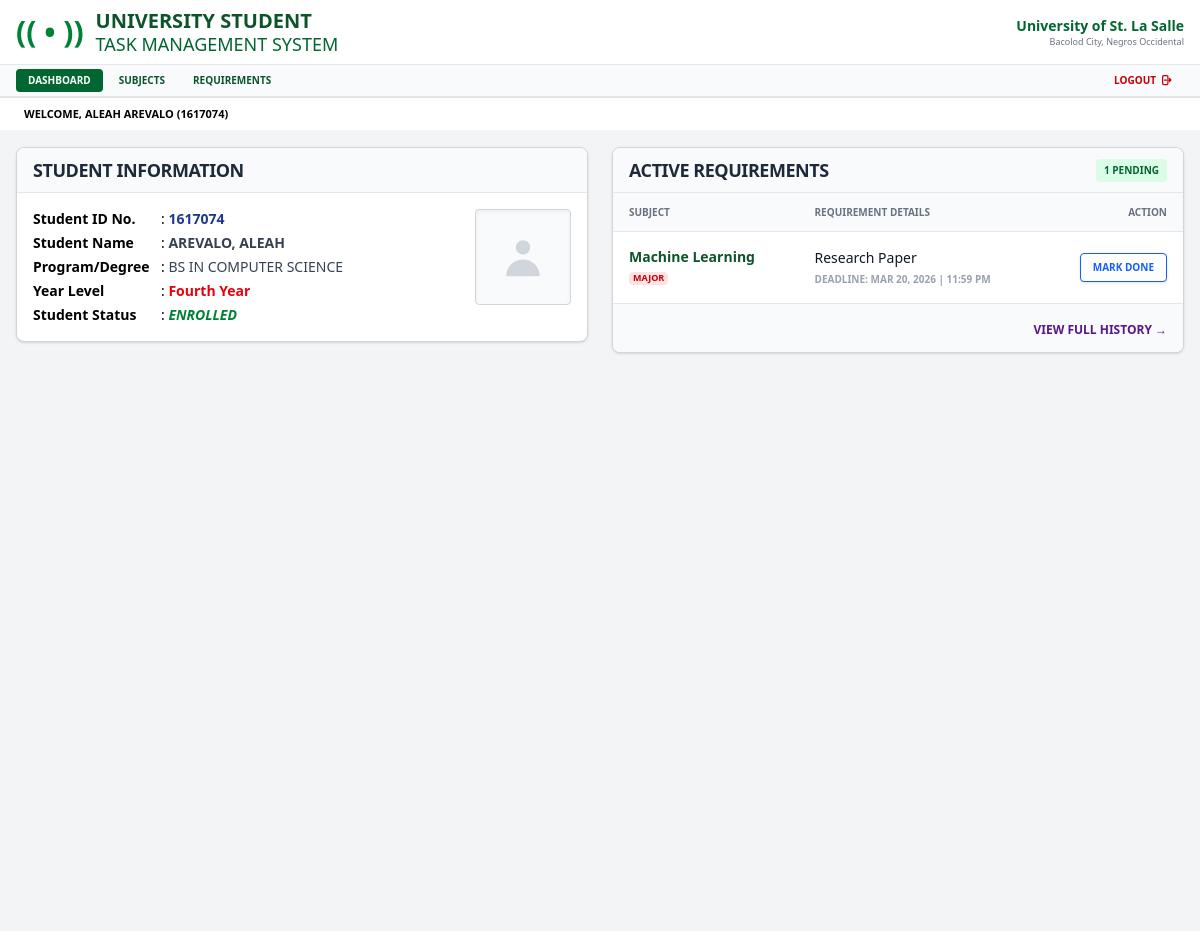
The app's page / (signed in) with its own data.
### assignmenttracker/models.py (models this page shows, shortened)
class Assignment(models.Model):
    CATEGORY_CHOICES = [
        ('PROJECT', 'Project'),
        ('ASSIGNMENT', 'Assignment'),
        ('GROUPWORK', 'Groupwork'),
    ]
    user = models.ForeignKey(User, on_delete=models.CASCADE, null=True, blank=True, related_name='assignments')
    title = models.CharField(max_length=255)
    subject = models.ForeignKey(Subject, on_delete=models.CASCADE)
    category = models.CharField(max_length=20, choices=CATEGORY_CHOICES, default='ASSIGNMENT')
    is_major = models.BooleanField(default=False)
    due_date = models.DateTimeField()
    is_completed = models.BooleanField(default=False)

class Subject(models.Model):
    user = models.ForeignKey(User, on_delete=models.CASCADE, related_name='subjects', null=True)
    name = models.CharField(max_length=100)
    code = models.CharField(max_length=10)
    days = models.CharField(max_length=50) # Removed placeholder
    time = models.TimeField()

### assignmenttracker/views.py (the view)
# urls.py: path('', views.dashboard, name='dashboard'),
@login_required
def dashboard(request):
    assignments = Assignment.objects.filter(user=request.user, is_completed=False).order_by('due_date')
    return render(request, 'assignmenttracker/dashboard.html', {'assignments': assignments})

### assignmenttracker/templates/assignmenttracker/dashboard.html (shortened to what this page needs)
{% extends 'base.html' %}
{% block content %}
<div class="bg-gray-100 min-h-screen p-4">
    <div class="max-w-full mx-auto grid grid-cols-1 lg:grid-cols-2 gap-6">
        <div class="space-y-6">
            <div class="bg-white rounded-lg shadow-sm border border-gray-300 overflow-hidden">
                <div class="px-4 py-2 border-b border-gray-200 bg-gray-50">
                    <h3 class="font-bold text-lg text-gray-800 uppercase tracking-tight">Student Information</h3>
                </div>
                <div class="p-4 flex gap-6">
                    <div class="flex-1 text-sm space-y-1">
                        <p><span class="font-bold w-32 inline-block">Student ID No.</span>: <span class="text-blue-900 font-bold">1617074</span></p>
                        <p><span class="font-bold w-32 inline-block">Student Name</span>: <span class="text-gray-700 font-bold">{{ user.last_name|upper }}, {{ user.first_name|upper }}</span></p>
                        <p><span class="font-bold w-32 inline-block">Program/Degree</span>: <span class="text-gray-700">BS IN COMPUTER SCIENCE</span></p>
                        <p><span class="font-bold w-32 inline-block">Year Level</span>: <span class="text-red-600 font-bold">Fourth Year</span></p>
                        <p><span class="font-bold w-32 inline-block">Student Status</span>: <span class="text-green-700 font-bold italic">ENROLLED</span></p>
                    </div>
                    <div class="w-24 h-24 border border-gray-300 bg-gray-50 flex items-center justify-center rounded shadow-inner">
                        <svg xmlns="http://www.w3.org/2000/svg" class="h-12 w-12 text-gray-300" viewBox="0 0 20 20" fill="currentColor">
                            <path fill-rule="evenodd" d="M10 9a3 3 0 100-6 3 3 0 000 6zm-7 9a7 7 0 1114 0H3z" clip-rule="evenodd" />
                        </svg>
                    </div>
                </div>
            </div>
        </div>
        <div class="space-y-6">
            <div class="bg-white rounded-lg shadow-sm border border-gray-300 overflow-hidden">
                <div class="px-4 py-2 border-b border-gray-200 bg-gray-50 flex justify-between items-center">
                    <h3 class="font-bold text-lg text-gray-800 uppercase tracking-tight">Active Requirements</h3>
                    <span class="bg-green-100 text-green-800 text-[10px] px-2 py-1 rounded font-black uppercase">
                        {{ assignments.count }} Pending
                    </span>
                </div>
                <div class="p-0">
                    <table class="w-full text-left text-sm">
                        <thead class="bg-gray-50 text-gray-500 uppercase text-[10px] border-b border-gray-200">
                            <tr>
                                <th class="px-4 py-3">Subject</th>
                                <th class="px-4 py-3">Requirement Details</th>
                                <th class="px-4 py-3 text-right">Action</th>
                            </tr>
                        </thead>
                        <tbody class="divide-y divide-gray-100">
                            {% for task in assignments %}
                            <tr class="hover:bg-green-50/30 transition-colors group">
                                <td class="px-4 py-4 align-top">
                                    <span class="font-black text-green-900 block leading-tight">{{ task.subject.name }}</span>
                                    {% if task.is_major %}
                                    <span class="inline-block mt-1 bg-red-100 text-red-700 text-[9px] px-1 rounded font-bold uppercase animate-pulse">Major</span>
                                    {% endif %}
                                </td>
                                <td class="px-4 py-4 align-top">
                                    <span class="text-gray-900 font-medium">{{ task.title }}</span>
                                    <p class="text-[10px] text-gray-400 font-bold mt-1 uppercase">
                                        Deadline: {{ task.due_date|date:"M d, Y" }} | {{ task.due_date|time:"g:i A" }}
                                    </p>
                                </td>
                                <td class="px-4 py-4 text-right align-middle">
                                    <a href="{% url 'mark_done' task.id %}"
                                       class="inline-block bg-white border border-blue-600 text-blue-600 hover:bg-blue-600 hover:text-white px-3 py-1.5 rounded text-[10px] font-black uppercase transition-all shadow-sm">
                                        Mark Done
                                    </a>
                                </td>
                            </tr>
                            {% endfor %}
                        </tbody>
                    </table>
                </div>
                <div class="px-4 py-3 bg-gray-50 border-t border-gray-200 text-right">
                    <a href="{% url 'add_assignment' %}" class="text-xs font-black text-purple-900 hover:text-green-800 transition-colors uppercase">
                        View Full History &rarr;
                    </a>
                </div>
            </div>
        </div>
    </div>
</div>
{% endblock %}

### theme/templates/base.html (shortened to what this page needs)
{% load static tailwind_tags %}
<!DOCTYPE html>
<html lang="en">
<head>
    {% tailwind_css %}
</head>
<body class="bg-gray-100 font-sans leading-normal tracking-normal">
    <nav class="bg-white border-b border-gray-200">
        <div class="max-w-full px-4 py-2 flex justify-between items-center">
            <div class="flex items-center space-x-3">
                <div class="text-green-700 text-3xl font-bold">(( • ))</div>
                <div>
                    <h1 class="text-xl font-bold text-green-900 leading-tight uppercase">University Student</h1>
                    <h2 class="text-lg text-green-800 leading-tight uppercase">Task Management System</h2>
                </div>
            </div>
            <div class="flex items-center space-x-4">
                <div class="text-right hidden md:block">
                    <p class="text-green-800 font-bold text-sm">University of St. La Salle</p>
                    <p class="text-gray-500 text-xs text-[9px]">Bacolod City, Negros Occidental</p>
                </div>
            </div>
        </div>
        <div class="bg-gray-50 border-y border-gray-200">
            <div class="flex justify-between items-center px-4 py-1">
                <div class="flex space-x-1 text-[10px] font-bold uppercase text-purple-900 whitespace-nowrap overflow-x-auto">
                    <a href="{% url 'dashboard' %}" class="px-3 py-1 {% if request.resolver_match.url_name == 'dashboard' %}bg-green-800 text-white{% else %}hover:bg-green-700 hover:text-white text-green-900{% endif %} rounded transition-colors">Dashboard</a>
                    <a href="{% url 'subject_list' %}" class="px-3 py-1 {% if request.resolver_match.url_name == 'subject_list' %}bg-green-800 text-white{% else %}hover:bg-green-700 hover:text-white text-green-900{% endif %} rounded transition-colors">Subjects</a>
                    <a href="{% url 'add_assignment' %}" class="px-3 py-1 {% if request.resolver_match.url_name == 'add_assignment' %}bg-green-800 text-white{% else %}hover:bg-green-700 hover:text-white text-green-900{% endif %} rounded transition-colors">Requirements</a>
                </div>
                <div class="flex text-[10px] font-bold uppercase">
                    <a href="{% url 'login' %}" class="px-3 py-1 text-red-700 hover:bg-red-700 hover:text-white rounded transition-all flex items-center space-x-1">
                        <span>Logout</span>
                    </a>
                </div>
            </div>
        </div>
    </nav>
    <div class="bg-white px-6 py-2 border-b border-gray-100 shadow-sm">
        <p class="text-[11px] font-black text-black uppercase">
            Welcome, {{ user.first_name }} {{ user.last_name|default:"ALEAH JELEIN CORDOVA AREVALO" }} ({{ user.username }})
        </p>
    </div>
    <main>
        {% block content %}
        {% endblock %}
    </main>
</body>
</html>

### records on screen
Assignment: subject.name "Machine Learning", is_major "MAJOR", title "Research Paper", due_date "MAR 20, 2026", due_date "11:59 PM"

### other values on screen
{{ user.first_name }} "ALEAH"
{{ user.last_name|default:"ALEAH JELEIN CORDOVA AREVALO" }} "AREVALO"
{{ user.username }} "1617074"
{{ user.last_name|upper }} "AREVALO"
{{ user.first_name|upper }} "ALEAH"
{{ assignments.count }} "1"
